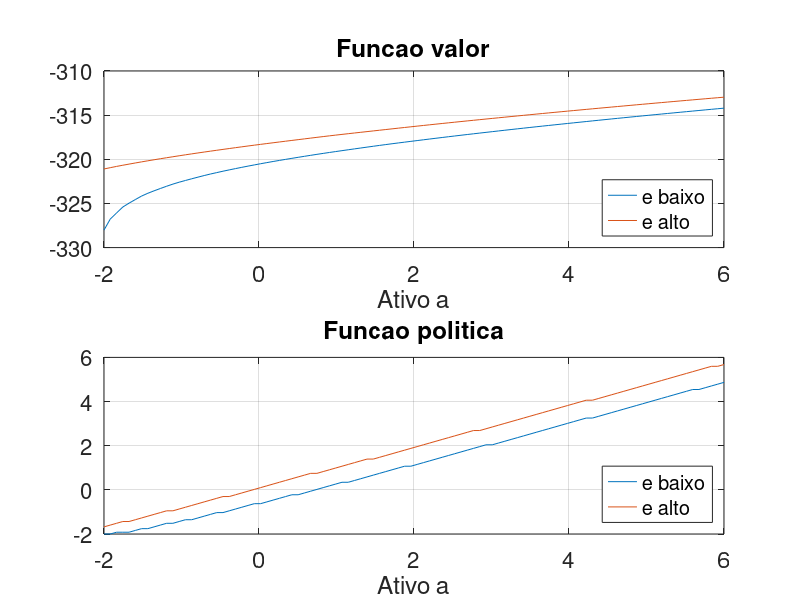

Write the MATLAB code that produced this figure.
% Lista 3 - Macroeconomia III 2017
% Alunos: Alexandre Machado e Raul Guarini
% Questao 1 - Hugget (JEDC - 1993)
% Itens (a)-(e)

clear all; clc; close all

%% Calibracao
eh = 1;
el = 0.1;
shocks = [el, eh];
pi_hh = 0.925;      % pi_ji: probabilidade de ocorrer i dado j.
pi_hl = 1 - pi_hh;
pi_lh = 0.5;
pi_ll = 1 - pi_lh;
P = [pi_hh, pi_hl;
     pi_lh, pi_ll;];
n_shocks = length(shocks);
% clearvars pi_hh pi_hl pi_lh pi_ll
 
beta = 0.99322;
sigma = 1.5;
%a_bar = input('Escolha um valor de a_barra (limite de credito): ');
%q = input('Escolha um valor inicial de q (positivo): ');  % Chute inicial do preco q
a_bar = -2;
q = 1.0124;
u = @(c) (c.^(1 - sigma))/(1- sigma);
n = 100;
a_grid = linspace(a_bar, -3*a_bar, n);

%% Iterando funcao valor
[a, e, a_linha] = ndgrid(a_grid, shocks, a_grid); % Discretizando o espaco de estados 
epsilon = 1e-3;
maxit = 2000;
it = 0;
dist = epsilon + 1;

C = max(a + e - a_linha*q,0); 
U = u(C);
V = zeros(n, n_shocks);

tic
while dist > epsilon && it < maxit
    Y = repmat(V, 1, 1, n);
    J = permute(Y, [3, 2, 1]); % Colocando na dimensao correta
    EVl = beta*(J(:,1,:)*pi_ll + J(:,2,:)*pi_lh);
    EVh = beta*(J(:,1,:)*pi_hl + J(:,2,:)*pi_hh);
    EV = [EVl, EVh];
    H = U + EV; % Candidatos a maximo
    [TV , index] = max(H, [], 3);
    
    dist = norm(TV - V);
    it = it + 1;
    V = TV;
end
g = a_grid(index);
toc

%% Plotando
figure('DefaultAxesFontSize',16);
subplot(2,1,1);
plot(a_grid, V(:,1))
hold on; grid on;
plot(a_grid,V(:,2))
title('Funcao valor')
legend('e baixo', 'e alto', 'Location', 'SouthEast')
xlabel('Ativo a')

subplot(2,1,2); grid on
plot(a_grid, g(:,1))
hold on; grid on;
plot(a_grid, g(:,2))
title('Funcao politica')
legend('e baixo', 'e alto', 'Location', 'SouthEast')
xlabel('Ativo a')

%% Matriz de transicao M

gl = sparse(n, n);
gh = sparse(n, n);


for i=1:n % Gerando funcoes indicadoras
    gl(i, index(i,1)) = 1;
    gh(i, index(i,2)) = 1;
end
M = zeros(2*n);

M = [gl*pi_ll gl*pi_lh; gh*pi_hl gh*pi_hh];
M = full(M);

%% Autovalores e autovetores de M

% Metodo do maior autovalor
[eig_vec, eig_values] = eig(M');
[r,c] = find(eig_values == max(max(eig_values)));
max_eigenvalue = eig_values(r,c)
inv_dist = eig_vec(:,r)/sum(eig_vec(:,r))

% Metodo da iteracao
tol = 1e-10;
init = rand(length(M),1);
x0 = init/sum(init);
dif = tol + 1;
it = 0;

while dif > tol && it < maxit
    new = M'*x0;
    dif = max(abs(new - x0));
    it = it + 1;
    x0 = new;
end

inv_dist_it = new/sum(new)

%% Excesso de credito

B = [g(:,1)' g(:,2)']*inv_dist_it    
    
    
    
    
    
    
    
    
    
    
    
